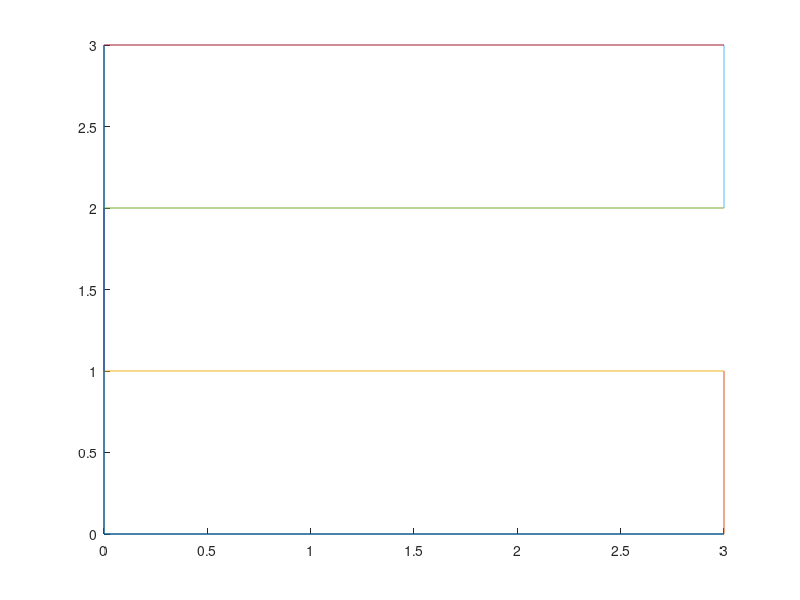

Write MATLAB code to recreate this figure.
clf
%ensures you're working with a clear plot.
vertexAngles = [3,3,3,3];
%defines vertex in terms of the angles between its vertices a1 and aN.
vertexMV = ["m","v","m","m"];
%defines vertex mv arrangement, where vertexMV(1) is the vertex between
%vertexAngles a1 and a2, and the last index is between aN and a1.
layerHeights = [1,1,1,3];
%defines how much we move on y with each turn.
direction = 1;
%states that our direction is "positive."
points = [0,0];
xpoints = [];
%creates an array of the points we'll be graphing.
upMoves = 0;
downMoves = 0;
%counts how many times we go upward or downward to test the Cool
%Hypothesis.
for i = 1:length(vertexAngles)
    newPointX = points(end,1) + direction * vertexAngles(i);
    xpoints = [xpoints,newPointX];
    newPointY = points(end,2);
    newPoint = [newPointX,newPointY];
    points = [points;newPoint];
    %moves right equal to vertexAngle if facing right, left if left, and
    %adds it to the points.
    if (direction == 1 && vertexMV(i) == "m") | (direction == -1 && vertexMV(i) == "v")
        upMoves = upMoves + 1;
        direction = direction * -1;
        newPointX = points(end,1); 
        newPointY = points(end,2) + layerHeights(i);
        newPoint = [newPointX,newPointY];
        points = [points;newPoint];
    else
        direction = direction * -1;
        downMoves = downMoves + 1;
        newPointX = points(end,1);
        newPointY = points(end,2) - layerHeights(i);
        newPoint = [newPointX,newPointY];
        points = [points;newPoint];
    end
    %determines whether its turn will move it upward or downward, then
    %moves it that far. 
upMoves 
downMoves
 

end
xpoints
%we made xpoints to check out where we need to extend our ys!
[xsize, ysize] = size(points);
hold on
for i = 1:(xsize - 1)
    plot( [points(i,1) points(i+1,1 )] ,[points(i,2) points((i+1),2)] )
end
hold off
upMoves
downMoves